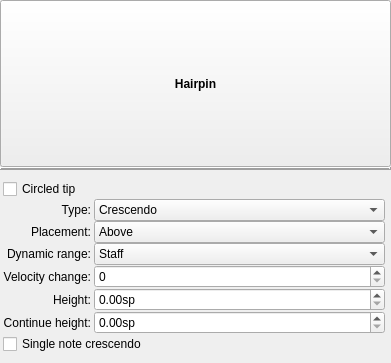
<?xml version="1.0" encoding="UTF-8"?>
<ui version="4.0">
 <class>InspectorHairpin</class>
 <widget class="QWidget" name="InspectorHairpin">
  <property name="geometry">
   <rect>
    <x>0</x>
    <y>0</y>
    <width>391</width>
    <height>363</height>
   </rect>
  </property>
  <property name="accessibleName">
   <string>Hairpin Inspector</string>
  </property>
  <layout class="QVBoxLayout" name="verticalLayout">
   <property name="spacing">
    <number>0</number>
   </property>
   <property name="leftMargin">
    <number>0</number>
   </property>
   <property name="topMargin">
    <number>0</number>
   </property>
   <property name="rightMargin">
    <number>0</number>
   </property>
   <property name="bottomMargin">
    <number>0</number>
   </property>
   <item>
    <widget class="QToolButton" name="title">
     <property name="sizePolicy">
      <sizepolicy hsizetype="Preferred" vsizetype="Preferred">
       <horstretch>0</horstretch>
       <verstretch>0</verstretch>
      </sizepolicy>
     </property>
     <property name="font">
      <font>
       <weight>75</weight>
       <bold>true</bold>
      </font>
     </property>
     <property name="text">
      <string>Hairpin</string>
     </property>
    </widget>
   </item>
   <item>
    <widget class="QFrame" name="frame">
     <property name="frameShape">
      <enum>QFrame::HLine</enum>
     </property>
     <property name="frameShadow">
      <enum>QFrame::Raised</enum>
     </property>
     <property name="lineWidth">
      <number>2</number>
     </property>
    </widget>
   </item>
   <item>
    <widget class="QWidget" name="panel" native="true">
     <layout class="QGridLayout" name="gridLayout">
      <property name="leftMargin">
       <number>3</number>
      </property>
      <property name="rightMargin">
       <number>3</number>
      </property>
      <property name="horizontalSpacing">
       <number>3</number>
      </property>
      <property name="verticalSpacing">
       <number>0</number>
      </property>
      <item row="4" column="1">
       <widget class="QSpinBox" name="veloChange">
        <property name="sizePolicy">
         <sizepolicy hsizetype="Expanding" vsizetype="Fixed">
          <horstretch>0</horstretch>
          <verstretch>0</verstretch>
         </sizepolicy>
        </property>
        <property name="accessibleName">
         <string>Velocity change</string>
        </property>
        <property name="maximum">
         <number>127</number>
        </property>
       </widget>
      </item>
      <item row="4" column="0">
       <widget class="QLabel" name="label_3">
        <property name="text">
         <string>Velocity change:</string>
        </property>
        <property name="alignment">
         <set>Qt::AlignRight|Qt::AlignTrailing|Qt::AlignVCenter</set>
        </property>
        <property name="buddy">
         <cstring>veloChange</cstring>
        </property>
       </widget>
      </item>
      <item row="1" column="1">
       <widget class="QComboBox" name="hairpinType">
        <property name="sizePolicy">
         <sizepolicy hsizetype="Expanding" vsizetype="Fixed">
          <horstretch>0</horstretch>
          <verstretch>0</verstretch>
         </sizepolicy>
        </property>
        <property name="accessibleName">
         <string>Type</string>
        </property>
        <item>
         <property name="text">
          <string>Crescendo</string>
         </property>
        </item>
        <item>
         <property name="text">
          <string>Decrescendo</string>
         </property>
        </item>
       </widget>
      </item>
      <item row="3" column="0">
       <widget class="QLabel" name="label_2">
        <property name="text">
         <string>Dynamic range:</string>
        </property>
        <property name="alignment">
         <set>Qt::AlignRight|Qt::AlignTrailing|Qt::AlignVCenter</set>
        </property>
        <property name="buddy">
         <cstring>dynRange</cstring>
        </property>
       </widget>
      </item>
      <item row="6" column="0">
       <widget class="QLabel" name="label_5">
        <property name="text">
         <string>Continue height:</string>
        </property>
        <property name="alignment">
         <set>Qt::AlignRight|Qt::AlignTrailing|Qt::AlignVCenter</set>
        </property>
        <property name="buddy">
         <cstring>hairpinContHeight</cstring>
        </property>
       </widget>
      </item>
      <item row="5" column="0">
       <widget class="QLabel" name="label">
        <property name="text">
         <string>Height:</string>
        </property>
        <property name="alignment">
         <set>Qt::AlignRight|Qt::AlignTrailing|Qt::AlignVCenter</set>
        </property>
        <property name="buddy">
         <cstring>hairpinHeight</cstring>
        </property>
       </widget>
      </item>
      <item row="5" column="1">
       <widget class="QDoubleSpinBox" name="hairpinHeight">
        <property name="accessibleName">
         <string>Height</string>
        </property>
        <property name="suffix">
         <string>sp</string>
        </property>
        <property name="singleStep">
         <double>0.100000000000000</double>
        </property>
       </widget>
      </item>
      <item row="1" column="0">
       <widget class="QLabel" name="label_4">
        <property name="text">
         <string>Type:</string>
        </property>
        <property name="alignment">
         <set>Qt::AlignRight|Qt::AlignTrailing|Qt::AlignVCenter</set>
        </property>
        <property name="buddy">
         <cstring>hairpinType</cstring>
        </property>
       </widget>
      </item>
      <item row="6" column="1">
       <widget class="QDoubleSpinBox" name="hairpinContHeight">
        <property name="accessibleName">
         <string>Continue height</string>
        </property>
        <property name="suffix">
         <string>sp</string>
        </property>
        <property name="singleStep">
         <double>0.100000000000000</double>
        </property>
       </widget>
      </item>
      <item row="3" column="1">
       <widget class="QComboBox" name="dynRange">
        <property name="accessibleName">
         <string>Dynamic range</string>
        </property>
        <item>
         <property name="text">
          <string>Staff</string>
         </property>
        </item>
        <item>
         <property name="text">
          <string>Part</string>
         </property>
        </item>
        <item>
         <property name="text">
          <string>System</string>
         </property>
        </item>
       </widget>
      </item>
      <item row="2" column="0">
       <widget class="QLabel" name="label_6">
        <property name="text">
         <string>Placement:</string>
        </property>
        <property name="alignment">
         <set>Qt::AlignRight|Qt::AlignTrailing|Qt::AlignVCenter</set>
        </property>
        <property name="buddy">
         <cstring>placement</cstring>
        </property>
       </widget>
      </item>
      <item row="2" column="1">
       <widget class="QComboBox" name="placement">
        <property name="accessibleName">
         <string>Placement</string>
        </property>
        <item>
         <property name="text">
          <string>Above</string>
         </property>
        </item>
        <item>
         <property name="text">
          <string>Below</string>
         </property>
        </item>
       </widget>
      </item>
      <item row="0" column="0" colspan="2">
       <widget class="QCheckBox" name="hairpinCircledTip">
        <property name="focusPolicy">
         <enum>Qt::TabFocus</enum>
        </property>
        <property name="text">
         <string>Circled tip</string>
        </property>
       </widget>
      </item>
      <item row="0" column="2">
       <widget class="Ms::ResetButton" name="resetHairpinCircledTip" native="true"/>
      </item>
      <item row="2" column="2">
       <widget class="Ms::ResetButton" name="resetPlacement" native="true"/>
      </item>
      <item row="3" column="2">
       <widget class="Ms::ResetButton" name="resetDynRange" native="true"/>
      </item>
      <item row="4" column="2">
       <widget class="Ms::ResetButton" name="resetVeloChange" native="true"/>
      </item>
      <item row="5" column="2">
       <widget class="Ms::ResetButton" name="resetHairpinHeight" native="true"/>
      </item>
      <item row="6" column="2">
       <widget class="Ms::ResetButton" name="resetHairpinContHeight" native="true"/>
      </item>
      <item row="7" column="2">
       <widget class="Ms::ResetButton" name="resetHairpinSingleNote" native="true"/>
      </item>
      <item row="7" column="0" colspan="2">
       <widget class="QCheckBox" name="hairpinSingleNote">
        <property name="text">
         <string>Single note crescendo</string>
        </property>
       </widget>
      </item>
     </layout>
    </widget>
   </item>
  </layout>
 </widget>
 <customwidgets>
  <customwidget>
   <class>Ms::ResetButton</class>
   <extends>QWidget</extends>
   <header>inspector/resetButton.h</header>
   <container>1</container>
  </customwidget>
 </customwidgets>
 <tabstops>
  <tabstop>title</tabstop>
  <tabstop>hairpinCircledTip</tabstop>
  <tabstop>hairpinType</tabstop>
  <tabstop>placement</tabstop>
  <tabstop>dynRange</tabstop>
  <tabstop>veloChange</tabstop>
  <tabstop>hairpinHeight</tabstop>
  <tabstop>hairpinContHeight</tabstop>
 </tabstops>
 <resources/>
 <connections/>
</ui>
